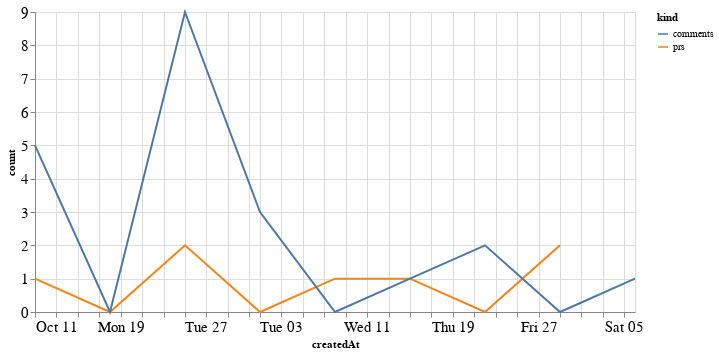

Notebook source saved alongside this figure:
### Code cell
alt.Chart(total_time, width=600).mark_line().encode(
    x='createdAt',
    y='count',
    color='kind'
)

### Figure 1 — Vega-Lite specification as saved in the notebook (floating-point values rounded to 4 significant figures)
{"config": {"axisLeft": {"labelFontSize": 15}, "axisBottom": {"labelFontSize": 15}}, "data": {"name": "data-f35a2ba82e0999245563fb3b98bb9743"}, "mark": "line", "encoding": {"color": {"type": "nominal", "field": "kind"}, "x": {"type": "temporal", "field": "createdAt"}, "y": {"type": "quantitative", "field": "count"}}, "width": 600, "$schema": "https://vega.github.io/schema/vega-lite/v4.8.1.json", "datasets": {"data-f35a2ba82e0999245563fb3b98bb9743": [{"createdAt": "2020-10-11T00:00:00", "kind": "prs", "count": 1.0}, {"createdAt": "2020-10-18T00:00:00", "kind": "prs", "count": 0.0}, {"createdAt": "2020-10-25T00:00:00", "kind": "prs", "count": 2.0}, {"createdAt": "2020-11-01T00:00:00", "kind": "prs", "count": 0.0}, {"createdAt": "2020-11-08T00:00:00", "kind": "prs", "count": 1.0}, {"createdAt": "2020-11-15T00:00:00", "kind": "prs", "count": 1.0}, {"createdAt": "2020-11-22T00:00:00", "kind": "prs", "count": 0.0}, {"createdAt": "2020-11-29T00:00:00", "kind": "prs", "count": 2.0}, {"createdAt": "2020-12-06T00:00:00", "kind": "prs", "count": null}, {"createdAt": "2020-10-11T00:00:00", "kind": "comments", "count": 5.0}, {"createdAt": "2020-10-18T00:00:00", "kind": "comments", "count": 0.0}, {"createdAt": "2020-10-25T00:00:00", "kind": "comments", "count": 9.0}, {"createdAt": "2020-11-01T00:00:00", "kind": "comments", "count": 3.0}, {"createdAt": "2020-11-08T00:00:00", "kind": "comments", "count": 0.0}, {"createdAt": "2020-11-15T00:00:00", "kind": "comments", "count": 1.0}, {"createdAt": "2020-11-22T00:00:00", "kind": "comments", "count": 2.0}, {"createdAt": "2020-11-29T00:00:00", "kind": "comments", "count": 0.0}, {"createdAt": "2020-12-06T00:00:00", "kind": "comments", "count": 1.0}]}}
